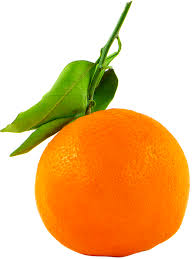
#> input picture Day4/image2.jpg, 195 x 259 px
$ jupyter execute Workshop_Day4_0_ColorSegmentation.ipynb   (shell and % lines are left out)   (Python 2 division)
#> lines starting #> are read from the running program, lines starting #| are printed output that depends on the picture; after the words box and inside, x2 and y2 are one past the last pixel; in counts of white or black regions, pixels touching at a corner belong together
[cell 1]
import cv2
import numpy as np
import argparse
import matplotlib
import matplotlib.pyplot as plt

[cell 2]
# construct the argument parse and parse the arguments
ap = argparse.ArgumentParser()
ap.add_argument("-i", "--image", help = "path to the image")
args = vars(ap.parse_args())

# load the image
image = cv2.imread(args["image"])
#> image is the input picture: shape (259, 195, 3); mean B, G, R 136.7, 191.5, 236.5

[cell 3]
# define the list of boundaries
##[min(B,G,R),max(B,G,R)]
boundaries = [
    ([0, 0, 150], [165, 165, 255]),
    ([0, 0, 30], [230, 190, 150]),
    ([155, 0, 0], [255, 255, 255])
]

[cell 4]
# import the necessary packages
import numpy as np
import argparse
import cv2

path = 'Z:/Dropbox/1_Jungmin&NJ/[DataScience_JTerm]/[release]/Day4/image2.jpg'
# path = "C:/Users/EllieHan/Dropbox/1_Jungmin&NJ/[DataScience_JTerm]/[release]/Day4/image2.jpg"
image = cv2.imread(path)
# print image

# define the list of boundaries
# loop over the boundaries
count =0
for (lower, upper) in boundaries:
    # create NumPy arrays from the boundaries
    lower = np.array(lower, dtype = "uint8")
    upper = np.array(upper, dtype = "uint8")

    # find the colors within the specified boundaries and apply
    # the mask
    mask = cv2.inRange(image, lower, upper)
    output = cv2.bitwise_and(image, image, mask = mask)

    # show the images
    result = np.hstack([image, output])
    total = result.shape[0] * result.shape[1]

    # slice
    result = result[:,result.shape[1]/2:]

#     result = cv2.cvtColor(result, cv2.COLOR_BGR2RGB)
#     plt.imshow(result)
    cv2.imshow("image", result)
#     cv2.imwrite("image"+str(count)+".png", result)
# #     cv2.imwrite()
    cv2.waitKey(0)
    count+=1
#> this loop made 3 passes
#> pass 1, `mask = cv2.inRange(image, lower, upper)`:
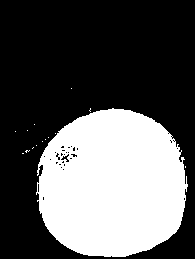
#> mask: shape (259, 195); 35.4% white; 15 white regions (14 under 20 px), largest, box (x1, y1, x2, y2) and area: (36, 108, 188, 257) 17830
#> pass 1, `output = cv2.bitwise_and(image, image, mask = mask)`:
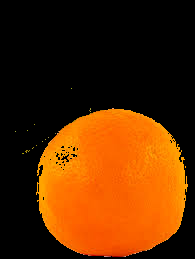
#> output: shape (259, 195, 3); mean B, G, R 0.7, 40.7, 88.8
#> pass 1, `result = np.hstack([image, output])`:
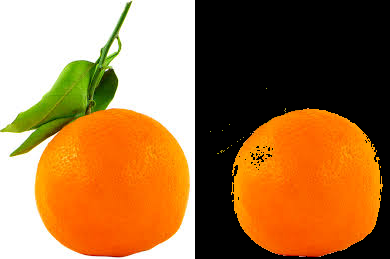
#> result: shape (259, 390, 3); mean B, G, R 68.7, 116.1, 162.7
#> pass 2, `mask = cv2.inRange(image, lower, upper)`:
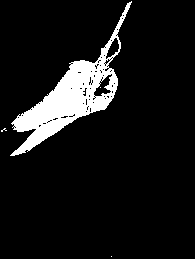
#> mask: shape (259, 195); 9% white; 4 white regions (3 under 20 px), largest, box (x1, y1, x2, y2) and area: (10, 1, 132, 156) 4558
#> after the loop, count = 3

$ run again, with Day4/image.png saved as Day4/image2.jpg
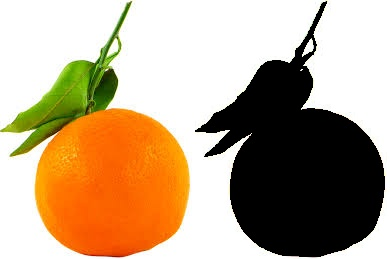
#> input picture Day4/image.png, 390 x 259 px
#> image is the input picture: shape (259, 390, 3); mean B, G, R 135.5, 163, 185.3
#> the loop `for (lower, upper) in boundaries:` made 3 passes
#> pass 1, `mask = cv2.inRange(image, lower, upper)`:
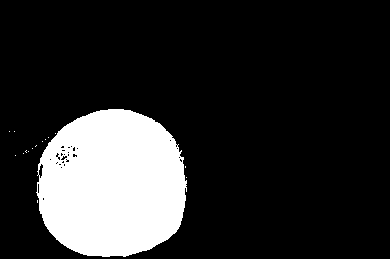
#> mask: shape (259, 390); 17.7% white; 16 white regions (15 under 20 px), largest, box (x1, y1, x2, y2) and area: (36, 109, 187, 257) 17833
#> pass 2, `mask = cv2.inRange(image, lower, upper)`:
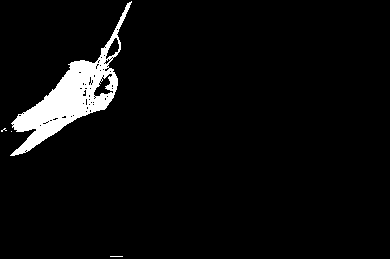
#> mask: shape (259, 390); 4.6% white; 4 white regions (3 under 20 px), largest, box (x1, y1, x2, y2) and area: (10, 1, 132, 156) 4611
#> after the loop `for (lower, upper) in boundaries:`: count = 3

$ run again, with Day4/image0.png saved as Day4/image2.jpg
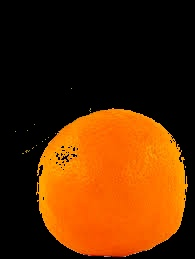
#> input picture Day4/image0.png, 195 x 259 px
#> image is the input picture: shape (259, 195, 3); mean B, G, R 1.8, 40.8, 88.8
#> the loop `for (lower, upper) in boundaries:` made 3 passes
#> pass 1, `result = np.hstack([image, output])`:
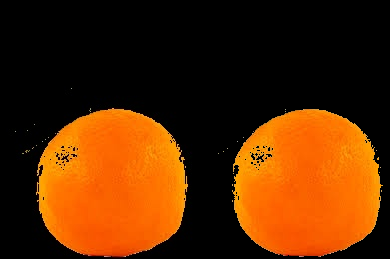
#> result: shape (259, 390, 3); mean B, G, R 1.6, 40.5, 88.2
#> pass 2, `mask = cv2.inRange(image, lower, upper)`:
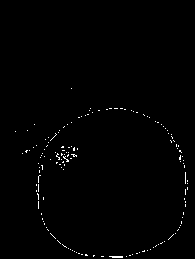
#> mask: shape (259, 195); 0.76% white in thin lines or dots, all inside (x1, y1, x2, y2) = (15, 88, 188, 258)
#> after the loop `for (lower, upper) in boundaries:`: count = 3
